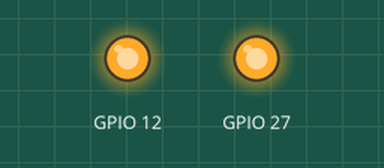
Recording of a sketch running on a simulated ESP32. Parts: output pins drawn as LEDs (lit = HIGH).

Above: at 5.0 s.
At 11.0 s:
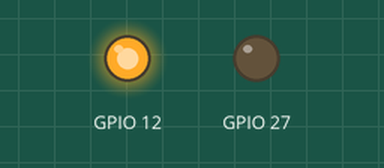
Timing chart, 0 to 13.8 s (numbered marks = the images above):
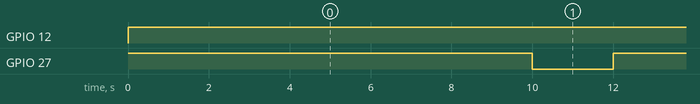

Measured:
- by itself, GPIO 12: LOW → HIGH at 0.00 s
- by itself, GPIO 27: alternates HIGH for 10.0 s and LOW for 2.0 s

The sketch:

testsensortouch.ino
```cpp
void setup() {
  // put your setup code here, to run once:
Serial.begin(115200);
pinMode(27,OUTPUT);
pinMode(12,OUTPUT);

}

void loop() {
  // put your main code here, to run repeatedly:
digitalWrite(27,HIGH);
digitalWrite(12,HIGH);
delay(10000);
digitalWrite(27,LOW);
delay(2000);
//delay(500);
}
```
